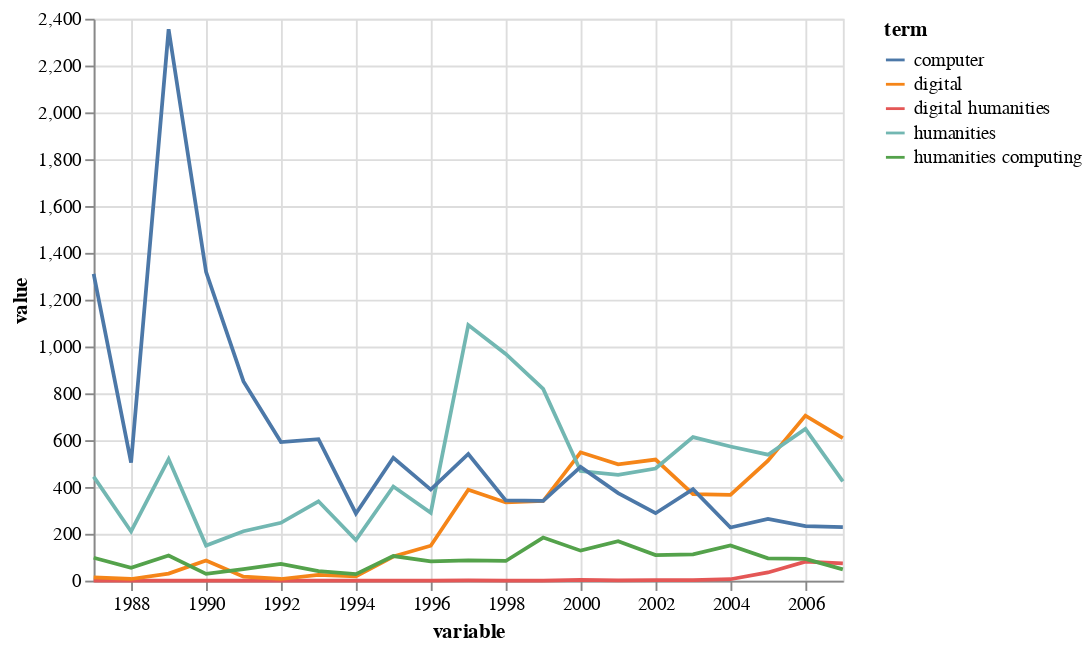

Notebook code for this chart:
### Code cell
# Remake our line chart
humanist_concat = pd.concat(term_counts)
humanist_melted = pd.melt(humanist_concat, id_vars=['term'])

alt.Chart(humanist_melted[humanist_melted.variable.str.len() == 4]).mark_line().encode(
    x='variable:T',
    y='value',
    color='term'
)

### Figure 1 — Vega-Lite specification as saved in the notebook (floating-point values rounded to 4 significant figures)
{"config": {"view": {"continuousWidth": 400, "continuousHeight": 300}}, "data": {"name": "data-c52254a413b5cb94edfbeafdfe1de617"}, "mark": "line", "encoding": {"color": {"type": "nominal", "field": "term"}, "x": {"type": "temporal", "field": "variable"}, "y": {"type": "quantitative", "field": "value"}}, "$schema": "https://vega.github.io/schema/vega-lite/v4.8.1.json", "datasets": {"data-c52254a413b5cb94edfbeafdfe1de617": [{"term": "digital humanities", "variable": "1987", "value": 0}, {"term": "digital", "variable": "1987", "value": 14}, {"term": "humanities", "variable": "1987", "value": 444}, {"term": "humanities computing", "variable": "1987", "value": 98}, {"term": "computer", "variable": "1987", "value": 1310}, {"term": "digital humanities", "variable": "1988", "value": 0}, {"term": "digital", "variable": "1988", "value": 7}, {"term": "humanities", "variable": "1988", "value": 210}, {"term": "humanities computing", "variable": "1988", "value": 55}, {"term": "computer", "variable": "1988", "value": 504}, {"term": "digital humanities", "variable": "1989", "value": 0}, {"term": "digital", "variable": "1989", "value": 30}, {"term": "humanities", "variable": "1989", "value": 519}, {"term": "humanities computing", "variable": "1989", "value": 107}, {"term": "computer", "variable": "1989", "value": 2355}, {"term": "digital humanities", "variable": "1990", "value": 0}, {"term": "digital", "variable": "1990", "value": 86}, {"term": "humanities", "variable": "1990", "value": 150}, {"term": "humanities computing", "variable": "1990", "value": 29}, {"term": "computer", "variable": "1990", "value": 1319}, {"term": "digital humanities", "variable": "1991", "value": 0}, {"term": "digital", "variable": "1991", "value": 17}, {"term": "humanities", "variable": "1991", "value": 211}, {"term": "humanities computing", "variable": "1991", "value": 49}, {"term": "computer", "variable": "1991", "value": 851}, {"term": "digital humanities", "variable": "1992", "value": 0}, {"term": "digital", "variable": "1992", "value": 7}, {"term": "humanities", "variable": "1992", "value": 247}, {"term": "humanities computing", "variable": "1992", "value": 71}, {"term": "computer", "variable": "1992", "value": 592}, {"term": "digital humanities", "variable": "1993", "value": 0}, {"term": "digital", "variable": "1993", "value": 25}, {"term": "humanities", "variable": "1993", "value": 339}, {"term": "humanities computing", "variable": "1993", "value": 41}, {"term": "computer", "variable": "1993", "value": 604}, {"term": "digital humanities", "variable": "1994", "value": 0}, {"term": "digital", "variable": "1994", "value": 18}, {"term": "humanities", "variable": "1994", "value": 173}, {"term": "humanities computing", "variable": "1994", "value": 28}, {"term": "computer", "variable": "1994", "value": 287}, {"term": "digital humanities", "variable": "1995", "value": 0}, {"term": "digital", "variable": "1995", "value": 103}, {"term": "humanities", "variable": "1995", "value": 402}, {"term": "humanities computing", "variable": "1995", "value": 105}, {"term": "computer", "variable": "1995", "value": 525}, {"term": "digital humanities", "variable": "1996", "value": 0}, {"term": "digital", "variable": "1996", "value": 149}, {"term": "humanities", "variable": "1996", "value": 290}, {"term": "humanities computing", "variable": "1996", "value": 82}, {"term": "computer", "variable": "1996", "value": 389}, {"term": "digital humanities", "variable": "1997", "value": 1}, {"term": "digital", "variable": "1997", "value": 388}, {"term": "humanities", "variable": "1997", "value": 1092}, {"term": "humanities computing", "variable": "1997", "value": 87}, {"term": "computer", "variable": "1997", "value": 541}, {"term": "digital humanities", "variable": "1998", "value": 0}, {"term": "digital", "variable": "1998", "value": 334}, {"term": "humanities", "variable": "1998", "value": 968}, {"term": "humanities computing", "variable": "1998", "value": 84}, {"term": "computer", "variable": "1998", "value": 343}, {"term": "digital humanities", "variable": "1999", "value": 0}, {"term": "digital", "variable": "1999", "value": 340}, {"term": "humanities", "variable": "1999", "value": 819}, {"term": "humanities computing", "variable": "1999", "value": 184}, {"term": "computer", "variable": "1999", "value": 341}, {"term": "digital humanities", "variable": "2000", "value": 3}, {"term": "digital", "variable": "2000", "value": 548}, {"term": "humanities", "variable": "2000", "value": 468}, {"term": "humanities computing", "variable": "2000", "value": 128}, {"term": "computer", "variable": "2000", "value": 486}, {"term": "digital humanities", "variable": "2001", "value": 1}, {"term": "digital", "variable": "2001", "value": 497}, {"term": "humanities", "variable": "2001", "value": 452}, {"term": "humanities computing", "variable": "2001", "value": 168}, {"term": "computer", "variable": "2001", "value": 374}, {"term": "digital humanities", "variable": "2002", "value": 2}, {"term": "digital", "variable": "2002", "value": 517}, {"term": "humanities", "variable": "2002", "value": 479}, {"term": "humanities computing", "variable": "2002", "value": 109}, {"term": "computer", "variable": "2002", "value": 288}, {"term": "digital humanities", "variable": "2003", "value": 2}, {"term": "digital", "variable": "2003", "value": 369}, {"term": "humanities", "variable": "2003", "value": 613}, {"term": "humanities computing", "variable": "2003", "value": 112}, {"term": "computer", "variable": "2003", "value": 391}, {"term": "digital humanities", "variable": "2004", "value": 6}, {"term": "digital", "variable": "2004", "value": 366}, {"term": "humanities", "variable": "2004", "value": 573}, {"term": "humanities computing", "variable": "2004", "value": 150}, {"term": "computer", "variable": "2004", "value": 227}, {"term": "digital humanities", "variable": "2005", "value": 35}, {"term": "digital", "variable": "2005", "value": 512}, {"term": "humanities", "variable": "2005", "value": 538}, {"term": "humanities computing", "variable": "2005", "value": 95}, {"term": "computer", "variable": "2005", "value": 264}, {"term": "digital humanities", "variable": "2006", "value": 81}, {"term": "digital", "variable": "2006", "value": 705}, {"term": "humanities", "variable": "2006", "value": 648}, {"term": "humanities computing", "variable": "2006", "value": 93}, {"term": "computer", "variable": "2006", "value": 233}, {"term": "digital humanities", "variable": "2007", "value": 74}, {"term": "digital", "variable": "2007", "value": 609}, {"term": "humanities", "variable": "2007", "value": 424}, {"term": "humanities computing", "variable": "2007", "value": 48}, {"term": "computer", "variable": "2007", "value": 229}]}}
